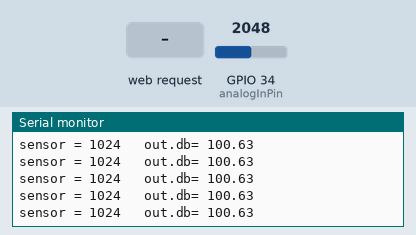
The sketch below on a simulated ESP32. On the bench: the last lines printed to the serial monitor. The inputs (shaded band) are chosen by the test bench; at power-on: GPIO 34 (analogInPin) = 2048 (analog values on the 0–4095 scale). WiFi joins after 1.5 s; servers stay silent unless stated.

Above: at 2.7 s.
2.8 s: GPIO 34 (analogInPin) set to 2866
At 2.82 s:
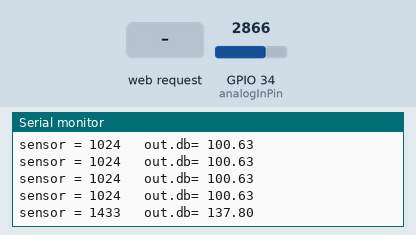
4.3 s: HTTP request GET / received
5.8 s: GPIO 34 (analogInPin) set to 3603
At 5.83 s:
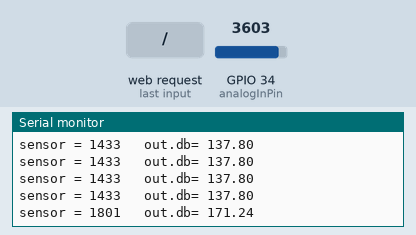
Timing chart, 0 to 8.8 s (numbered marks = the images above; inputs shaded):
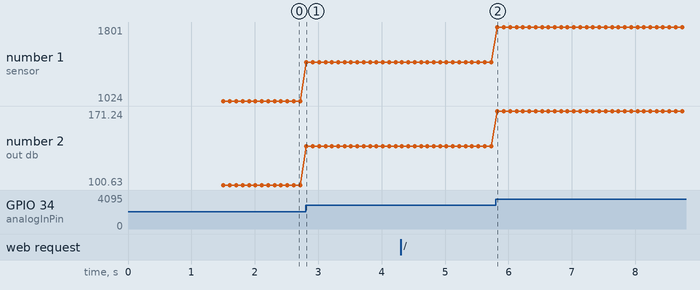

Measured:
- after the input at 2.8 s, the serial monitor: prints a new line at once (image 1)
- after the input at 5.8 s, the serial monitor: prints a new line at once (image 2)
- plotted number 1: 1024 → 1433 after the input at 2.8 s, 1433 → 1801 after the input at 5.8 s
- plotted number 2: 100.63 → 137.8 after the input at 2.8 s, 137.8 → 171.24 after the input at 5.8 s

The sketch:

wifi.ino
```cpp
#include <WiFi.h>
#include <WiFiClient.h>
#include <WebServer.h>
#include <ESPmDNS.h>

const char* ssid = "PRUEBACLARO";/*"HOME-5B22";*/
const char* password = "12345678#";/*"5742634166";*/
const int analogInPin = 34;

int sensorValue = 0;
int outputValue = 0;

WebServer server(80);

void handleRoot() {
  //digitalWrite(led, 1);
  sensorValue = analogRead(analogInPin);
  double lect=(sensorValue+83.2073)/11.003;
  String msn = String(lect);
  Serial.println(msn);
  server.send(200, "text/plain", msn);
  //digitalWrite(led, 0);
}

void handleNotFound() {
  //digitalWrite(led, 1);
  String message = "File Not Found\n\n";
  message += "URI: ";
  message += server.uri();
  message += "\nMethod: ";
  message += (server.method() == HTTP_GET) ? "GET" : "POST";
  message += "\nArguments: ";
  message += server.args();
  message += "\n";
  for (uint8_t i = 0; i < server.args(); i++) {
    message += " " + server.argName(i) + ": " + server.arg(i) + "\n";
  }
  server.send(404, "text/plain", message);
  //digitalWrite(led, 0);
}

void setup() {

  Serial.begin(115200);
  pinMode(analogInPin,INPUT);
  adcAttachPin(analogInPin);
  analogReadResolution(11);
  analogSetAttenuation(ADC_6db);
  WiFi.mode(WIFI_STA);
  WiFi.begin(ssid, password);
  Serial.println("");

  while (WiFi.status() != WL_CONNECTED) {
    delay(500);
    Serial.print(".");
  }
  Serial.println("");
  Serial.print("Connected to ");
  Serial.println(ssid);
  Serial.print("IP address: ");
  Serial.println(WiFi.localIP());

  if (MDNS.begin("esp32")) {
    Serial.println("MDNS responder started");
  }

  server.on("/", handleRoot);

  server.on("/inline", []() {
    server.send(200, "text/plain", "this works as well");
  });

  server.onNotFound(handleNotFound);

  server.begin();
  Serial.println("HTTP server started");

}

void loop(){
  server.handleClient();
  sensorValue = analogRead(analogInPin);

  // change the analog out value:
  Serial.print("sensor = ");
  Serial.print(sensorValue);
  Serial.print("\t out.db= ");
  Serial.println((sensorValue+83.2073)/11.003);
  delay(100);

}
```
